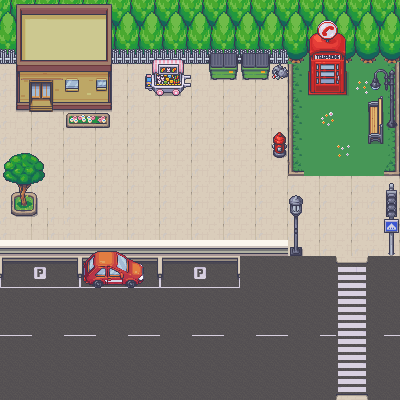

This game map was drawn from its Tiled (.tmx) file and the tilesets committed beside it. A one-line description and the trimmed map source follow:
An orthogonal 25x25 tile map with 16x16 px tiles, 6 tile layers (Tile Layer 1, Tile Layer 3, Tile Layer 4, Tile Layer 2, ...), 5 tilesets and 14 objects.

<map version="1.10" tiledversion="1.10.1" orientation="orthogonal" renderorder="right-down" width="25" height="25" tilewidth="16" tileheight="16" infinite="0" nextlayerid="8" nextobjectid="15">
 <tileset firstgid="1" source="../TileMaps/1_Terrains_16x16.tsx" />
 <tileset firstgid="2945" source="../TileMaps/3_City_Props_16x16.tsx" />
 <tileset firstgid="5665" source="../TileMaps/4_Generic_Buildings_16x16.tsx" />
 <tileset firstgid="9697" source="../TileMaps/Interiors_free_16x16.tsx" />
 <tileset firstgid="11121" source="../TileMaps/10_Vehicles_16x16.tsx" />
 <layer id="1" name="Tile Layer 1" width="25" height="25">
  <data>[625 cells, 625 non-empty, 8 distinct tile ids]</data>
 </layer>
 <layer id="3" name="Tile Layer 3" width="25" height="25">
  <data>[625 cells, 50 non-empty, 6 distinct tile ids]</data>
 </layer>
 <layer id="4" name="Tile Layer 4" width="25" height="25">
  <data>[625 cells, 100 non-empty, 12 distinct tile ids]</data>
 </layer>
 <layer id="2" name="Tile Layer 2" width="25" height="25">
  <data>[625 cells, 53 non-empty, 31 distinct tile ids]</data>
 </layer>
 <layer id="5" name="Tile Layer 5" width="25" height="25">
  <data>[625 cells, 332 non-empty, 104 distinct tile ids]</data>
 </layer>
 <layer id="6" name="Tile Layer 6" width="25" height="25">
  <data>[625 cells, 12 non-empty, 12 distinct tile ids]</data>
 </layer>
 <objectgroup id="7" name="Object Layer 1">
  <object id="1" x="-12" y="-21.3333" width="416" height="90.6667" />
  <object id="2" x="13.3333" y="-1.33333" width="106.667" height="117.333" />
  <object id="3" x="145.333" y="49.3333" width="48" height="53.3333" />
  <object id="4" x="202.667" y="40" width="86.6667" height="40" />
  <object id="5" x="304" y="16" width="48" height="86.6667" />
  <object id="6" x="376" y="44" width="30.6667" height="104" />
  <object id="7" x="362.667" y="92" width="28" height="50.6667" />
  <object id="8" x="268" y="130.667" width="22.6667" height="26.6667" />
  <object id="9" x="58.6667" y="109.333" width="60" height="20" />
  <object id="10" x="-2.66667" y="150.667" width="50.6667" height="70.6667" />
  <object id="11" x="82.6667" y="249.333" width="66.6667" height="38.6667" />
  <object id="12" x="-4" y="234.667" width="301.333" height="21.3333" />
  <object id="13" x="281.333" y="190.667" width="30.6667" height="69.3333" />
  <object id="14" x="376" y="180" width="32" height="80" />
 </objectgroup>
</map>
